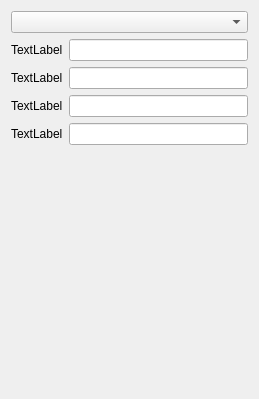
<ui version="4.0" >
 <class>encrWidget</class>
 <widget class="QWidget" name="encrWidget" >
  <property name="geometry" >
   <rect>
    <x>0</x>
    <y>0</y>
    <width>259</width>
    <height>399</height>
   </rect>
  </property>
  <property name="windowTitle" >
   <string>Form</string>
  </property>
  <layout class="QVBoxLayout" >
   <item>
    <widget class="QComboBox" name="enctype" />
   </item>
   <item>
    <layout class="QGridLayout" >
     <item row="0" column="0" >
      <widget class="QLabel" name="enclab_1" >
       <property name="text" >
        <string>TextLabel</string>
       </property>
      </widget>
     </item>
     <item row="0" column="1" >
      <widget class="QLineEdit" name="enckey_1" />
     </item>
     <item row="1" column="0" >
      <widget class="QLabel" name="enclab_2" >
       <property name="text" >
        <string>TextLabel</string>
       </property>
      </widget>
     </item>
     <item row="1" column="1" >
      <widget class="QLineEdit" name="enckey_2" />
     </item>
     <item row="2" column="0" >
      <widget class="QLabel" name="enclab_3" >
       <property name="text" >
        <string>TextLabel</string>
       </property>
      </widget>
     </item>
     <item row="2" column="1" >
      <widget class="QLineEdit" name="enckey_3" />
     </item>
     <item row="3" column="0" >
      <widget class="QLabel" name="enclab_4" >
       <property name="text" >
        <string>TextLabel</string>
       </property>
      </widget>
     </item>
     <item row="3" column="1" >
      <widget class="QLineEdit" name="enckey_4" />
     </item>
    </layout>
   </item>
   <item>
    <spacer>
     <property name="orientation" >
      <enum>Qt::Vertical</enum>
     </property>
     <property name="sizeHint" >
      <size>
       <width>20</width>
       <height>40</height>
      </size>
     </property>
    </spacer>
   </item>
  </layout>
 </widget>
 <resources/>
 <connections/>
</ui>
